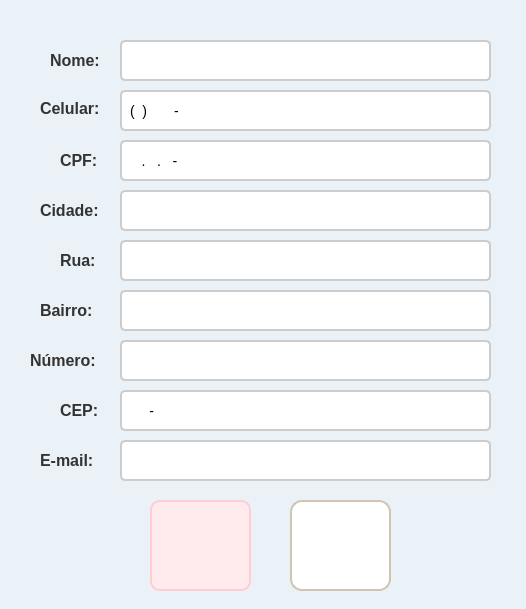
<?xml version="1.0" encoding="UTF-8"?>
<ui version="4.0">
 <class>frm_DadosCliente</class>
 <widget class="QWidget" name="frm_DadosCliente">
  <property name="geometry">
   <rect>
    <x>0</x>
    <y>0</y>
    <width>526</width>
    <height>609</height>
   </rect>
  </property>
  <property name="windowTitle">
   <string>Form</string>
  </property>
  <property name="styleSheet">
   <string notr="true">QWidget {
    background-color: #eaf2f8;
    border-radius: 8px;
}</string>
  </property>
  <widget class="QLabel" name="lbl_nome">
   <property name="geometry">
    <rect>
     <x>50</x>
     <y>50</y>
     <width>51</width>
     <height>21</height>
    </rect>
   </property>
   <property name="styleSheet">
    <string notr="true">QLabel {
    font-size: 16px;
    color: #333333;
    font-weight: bold;
    text-shadow: 1px 1px 2px rgba(0, 0, 0, 0.4);
}
</string>
   </property>
   <property name="text">
    <string>Nome:</string>
   </property>
  </widget>
  <widget class="QLineEdit" name="txt_nome">
   <property name="geometry">
    <rect>
     <x>120</x>
     <y>40</y>
     <width>371</width>
     <height>41</height>
    </rect>
   </property>
   <property name="styleSheet">
    <string notr="true">QLineEdit {
    border: 2px solid #cccccc; 
    border-radius: 5px; 
    padding: 6px; 
    font-size: 14px; 
    background-color: #ffffff;
    transition: all 0.3s ease;
}

QLineEdit:hover {
    border: 2px solid #3f51b5; 
    background-color: #f5f5f5; 
}
</string>
   </property>
  </widget>
  <widget class="QLabel" name="lbl_celular">
   <property name="geometry">
    <rect>
     <x>40</x>
     <y>100</y>
     <width>61</width>
     <height>16</height>
    </rect>
   </property>
   <property name="styleSheet">
    <string notr="true">QLabel {
    font-size: 16px;
    color: #333333;
    font-weight: bold;
    text-shadow: 1px 1px 2px rgba(0, 0, 0, 0.4);
}
</string>
   </property>
   <property name="text">
    <string>Celular: </string>
   </property>
  </widget>
  <widget class="QLabel" name="lbl_cpf">
   <property name="geometry">
    <rect>
     <x>60</x>
     <y>150</y>
     <width>41</width>
     <height>20</height>
    </rect>
   </property>
   <property name="styleSheet">
    <string notr="true">QLabel {
    font-size: 16px;
    color: #333333;
    font-weight: bold;
    text-shadow: 1px 1px 2px rgba(0, 0, 0, 0.4);
}
</string>
   </property>
   <property name="text">
    <string>CPF:</string>
   </property>
  </widget>
  <widget class="QPushButton" name="btn_cancelar">
   <property name="geometry">
    <rect>
     <x>150</x>
     <y>500</y>
     <width>101</width>
     <height>91</height>
    </rect>
   </property>
   <property name="autoFillBackground">
    <bool>false</bool>
   </property>
   <property name="styleSheet">
    <string notr="true">QPushButton {
    background-color: #ffebee; 
    border: 2px solid #ffcdd2;
    border-radius: 10px;
    color: #b71c1c; 
    font-size: 14px;
    font-weight: bold;
    padding: 10px 16px;
    background-image:url(:/icon_cancelar/cancelar.png);
    background-repeat: no-repeat;
    background-position: center;
    padding-left: 40px;
    transition: all 0.3s ease;
}

QPushButton:hover {
    background-color: #ffcdd2;
    border-color: #e57373;
    color: #d32f2f; 
}

QPushButton:pressed {
    background-color: #e57373;
    border-color: #b71c1c;
    padding-left: 44px;
    padding-top: 2px;
}</string>
   </property>
   <property name="text">
    <string/>
   </property>
  </widget>
  <widget class="QLineEdit" name="txt_celular">
   <property name="geometry">
    <rect>
     <x>120</x>
     <y>90</y>
     <width>371</width>
     <height>41</height>
    </rect>
   </property>
   <property name="styleSheet">
    <string notr="true">QLineEdit {
    border: 2px solid #cccccc; 
    border-radius: 5px; 
    padding: 6px; 
    font-size: 14px; 
    background-color: #ffffff;
    transition: all 0.3s ease;
}

QLineEdit:hover {
    border: 2px solid #3f51b5; 
    background-color: #f5f5f5; 
}
</string>
   </property>
   <property name="inputMask">
    <string>(00) 0 0000-0000</string>
   </property>
  </widget>
  <widget class="QLineEdit" name="txt_cpf">
   <property name="geometry">
    <rect>
     <x>120</x>
     <y>140</y>
     <width>371</width>
     <height>41</height>
    </rect>
   </property>
   <property name="styleSheet">
    <string notr="true">QLineEdit {
    border: 2px solid #cccccc; 
    border-radius: 5px; 
    padding: 6px; 
    font-size: 14px; 
    background-color: #ffffff;
    transition: all 0.3s ease;
}

QLineEdit:hover {
    border: 2px solid #3f51b5; 
    background-color: #f5f5f5; 
}
</string>
   </property>
   <property name="inputMask">
    <string>000.000.000-00</string>
   </property>
  </widget>
  <widget class="QLabel" name="lbl_Rua">
   <property name="geometry">
    <rect>
     <x>60</x>
     <y>250</y>
     <width>41</width>
     <height>20</height>
    </rect>
   </property>
   <property name="styleSheet">
    <string notr="true">QLabel {
    font-size: 16px;
    color: #333333;
    font-weight: bold;
    text-shadow: 1px 1px 2px rgba(0, 0, 0, 0.4);
}
</string>
   </property>
   <property name="text">
    <string>Rua:</string>
   </property>
  </widget>
  <widget class="QLineEdit" name="txt_Rua">
   <property name="geometry">
    <rect>
     <x>120</x>
     <y>240</y>
     <width>371</width>
     <height>41</height>
    </rect>
   </property>
   <property name="styleSheet">
    <string notr="true">QLineEdit {
    border: 2px solid #cccccc; 
    border-radius: 5px; 
    padding: 6px; 
    font-size: 14px; 
    background-color: #ffffff;
    transition: all 0.3s ease;
}

QLineEdit:hover {
    border: 2px solid #3f51b5; 
    background-color: #f5f5f5; 
}
</string>
   </property>
  </widget>
  <widget class="QLabel" name="lbl_cidade">
   <property name="geometry">
    <rect>
     <x>40</x>
     <y>200</y>
     <width>61</width>
     <height>20</height>
    </rect>
   </property>
   <property name="styleSheet">
    <string notr="true">QLabel {
    font-size: 16px;
    color: #333333;
    font-weight: bold;
    text-shadow: 1px 1px 2px rgba(0, 0, 0, 0.4);
}
</string>
   </property>
   <property name="text">
    <string>Cidade:</string>
   </property>
  </widget>
  <widget class="QPushButton" name="btn_cadastrar_3">
   <property name="geometry">
    <rect>
     <x>290</x>
     <y>500</y>
     <width>101</width>
     <height>91</height>
    </rect>
   </property>
   <property name="styleSheet">
    <string notr="true">QPushButton {
    background-color: #ffffff;
    border: 2px solid #d1c4b2;
    border-radius: 12px;
    color: #5a5a5a;
    font-size: 14px;
    font-weight: bold;
    padding: 10px 16px;
    background-image:url(:/icon_cadastrar/cadastrar.png); 
    background-repeat: no-repeat;
    background-position: center;
    transition: all 0.3s ease;
}

QPushButton:hover {
    background-color: #f2ebe0;
    border-color: #c4b49e;
}

QPushButton:pressed {
    background-color: #e8dfcf; 
    border-color: #b39b8d; 
    padding-left: 12px; 
    padding-top: 4px;
}</string>
   </property>
   <property name="text">
    <string/>
   </property>
  </widget>
  <widget class="QLineEdit" name="txt_cidade">
   <property name="geometry">
    <rect>
     <x>120</x>
     <y>190</y>
     <width>371</width>
     <height>41</height>
    </rect>
   </property>
   <property name="styleSheet">
    <string notr="true">QLineEdit {
    border: 2px solid #cccccc; 
    border-radius: 5px; 
    padding: 6px; 
    font-size: 14px; 
    background-color: #ffffff;
    transition: all 0.3s ease;
}

QLineEdit:hover {
    border: 2px solid #3f51b5; 
    background-color: #f5f5f5; 
}
</string>
   </property>
  </widget>
  <widget class="QLabel" name="lbl_bairro">
   <property name="geometry">
    <rect>
     <x>40</x>
     <y>300</y>
     <width>61</width>
     <height>21</height>
    </rect>
   </property>
   <property name="styleSheet">
    <string notr="true">QLabel {
    font-size: 16px;
    color: #333333;
    font-weight: bold;
    text-shadow: 1px 1px 2px rgba(0, 0, 0, 0.4);
}
</string>
   </property>
   <property name="text">
    <string>Bairro:</string>
   </property>
  </widget>
  <widget class="QLineEdit" name="txt_bairro">
   <property name="geometry">
    <rect>
     <x>120</x>
     <y>290</y>
     <width>371</width>
     <height>41</height>
    </rect>
   </property>
   <property name="styleSheet">
    <string notr="true">QLineEdit {
    border: 2px solid #cccccc; 
    border-radius: 5px; 
    padding: 6px; 
    font-size: 14px; 
    background-color: #ffffff;
    transition: all 0.3s ease;
}

QLineEdit:hover {
    border: 2px solid #3f51b5; 
    background-color: #f5f5f5; 
}
</string>
   </property>
  </widget>
  <widget class="QLabel" name="lbl_cep">
   <property name="geometry">
    <rect>
     <x>60</x>
     <y>400</y>
     <width>41</width>
     <height>21</height>
    </rect>
   </property>
   <property name="styleSheet">
    <string notr="true">QLabel {
    font-size: 16px;
    color: #333333;
    font-weight: bold;
    text-shadow: 1px 1px 2px rgba(0, 0, 0, 0.4);
}
</string>
   </property>
   <property name="text">
    <string>CEP:</string>
   </property>
  </widget>
  <widget class="QLineEdit" name="txt_cep">
   <property name="geometry">
    <rect>
     <x>120</x>
     <y>390</y>
     <width>371</width>
     <height>41</height>
    </rect>
   </property>
   <property name="styleSheet">
    <string notr="true">QLineEdit {
    border: 2px solid #cccccc; 
    border-radius: 5px; 
    padding: 6px; 
    font-size: 14px; 
    background-color: #ffffff;
    transition: all 0.3s ease;
}

QLineEdit:hover {
    border: 2px solid #3f51b5; 
    background-color: #f5f5f5; 
}
</string>
   </property>
   <property name="inputMask">
    <string>00000-000</string>
   </property>
  </widget>
  <widget class="QLineEdit" name="txt_Numero">
   <property name="geometry">
    <rect>
     <x>120</x>
     <y>340</y>
     <width>371</width>
     <height>41</height>
    </rect>
   </property>
   <property name="styleSheet">
    <string notr="true">QLineEdit {
    border: 2px solid #cccccc; 
    border-radius: 5px; 
    padding: 6px; 
    font-size: 14px; 
    background-color: #ffffff;
    transition: all 0.3s ease;
}

QLineEdit:hover {
    border: 2px solid #3f51b5; 
    background-color: #f5f5f5; 
}
</string>
   </property>
  </widget>
  <widget class="QLabel" name="lbl_Numero">
   <property name="geometry">
    <rect>
     <x>30</x>
     <y>350</y>
     <width>71</width>
     <height>21</height>
    </rect>
   </property>
   <property name="styleSheet">
    <string notr="true">QLabel {
    font-size: 16px;
    color: #333333;
    font-weight: bold;
    text-shadow: 1px 1px 2px rgba(0, 0, 0, 0.4);
}
</string>
   </property>
   <property name="text">
    <string>Número:</string>
   </property>
  </widget>
  <widget class="QLineEdit" name="txt_cidade_6">
   <property name="geometry">
    <rect>
     <x>120</x>
     <y>440</y>
     <width>371</width>
     <height>41</height>
    </rect>
   </property>
   <property name="styleSheet">
    <string notr="true">QLineEdit {
    border: 2px solid #cccccc; 
    border-radius: 5px; 
    padding: 6px; 
    font-size: 14px; 
    background-color: #ffffff;
    transition: all 0.3s ease;
}

QLineEdit:hover {
    border: 2px solid #3f51b5; 
    background-color: #f5f5f5; 
}
</string>
   </property>
   <property name="text">
    <string/>
   </property>
  </widget>
  <widget class="QLabel" name="lbl_email">
   <property name="geometry">
    <rect>
     <x>40</x>
     <y>450</y>
     <width>61</width>
     <height>21</height>
    </rect>
   </property>
   <property name="styleSheet">
    <string notr="true">QLabel {
    font-size: 16px;
    color: #333333;
    font-weight: bold;
    text-shadow: 1px 1px 2px rgba(0, 0, 0, 0.4);
}
</string>
   </property>
   <property name="text">
    <string>E-mail:</string>
   </property>
  </widget>
 </widget>
 <resources>
  <include location="icon_cadastrar.qrc"/>
  <include location="icon_cancelar.qrc"/>
 </resources>
 <connections/>
</ui>
